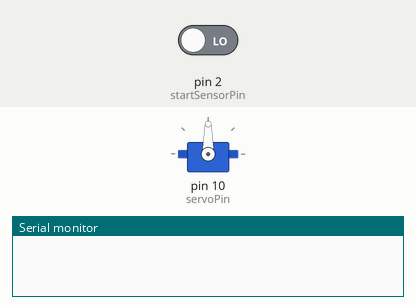
Bench run of a sketch on a simulated Arduino Uno, built with avr-gcc and run on an emulated ATmega328P. On the bench: servo, the last lines printed to the serial monitor. The test bench sets the inputs (shaded band); at power-on: pin 2 (startSensorPin) LOW.

Above: at 1.2 s.
1.3 s: pin 2 (startSensorPin) driven HIGH
At 2.0 s:
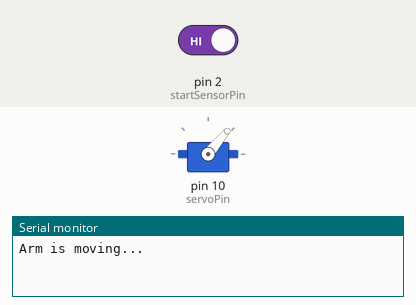
Timing chart, 0 to 11.8 s (numbered marks = the images above; inputs shaded):
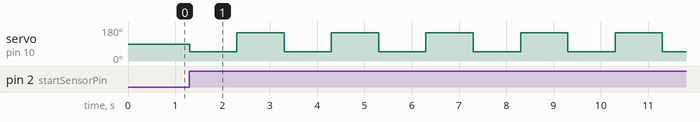

The sketch:

fcodearm.ino
```cpp
#include <Servo.h>  // Include the Servo library

const int startSensorPin = 2;    // Start sensor (touch to start movement)
const int servoPin = 10;          // Servo signal pin
const int startAngle = 50;       // Start angle for servo
const int endAngle = 150;        // End angle for servo
const int delayTime = 1000;      // Delay between movements in ms

Servo servoMotor;

int moveCount = 0;  // To track the number of movements (5 total)
bool movementStarted = false;  // Flag to check if movement has started

void setup() {
  pinMode(startSensorPin, INPUT);
  servoMotor.attach(servoPin);
  Serial.begin(9600);
}

void loop() {
  int startState = digitalRead(startSensorPin);

  // Start movement when the sensor is touched and we haven't moved 5 times yet
  if (startState == HIGH && moveCount < 5 && !movementStarted) {
    Serial.println("Arm is moving...");
    movementStarted = true;  // Mark that movement has started
    moveCount = 0;           // Reset moveCount when starting a new movement
    moveArm();               // Start moving the arm up to 5 times
  }

  // If 5 movements have been completed, stop the arm
  if (moveCount >= 5) {
    Serial.println("Arm movement completed.");
    servoMotor.write(startAngle);  // Return servo to start position
    delay(1000);  // Wait for 1 second
    movementStarted = false;  // Reset movement flag, ready for next trigger
  }

  delay(50);  // Small delay for stability
}

void moveArm() {
  // Move the arm 5 times back and forth
  while (moveCount < 5) {
    // Move the servo to the start position
    servoMotor.write(startAngle);
    delay(delayTime);  // Wait for the servo to reach the position

    // Move the servo to the end position
    servoMotor.write(endAngle);
    delay(delayTime);  // Wait for the servo to reach the position

    moveCount++;  // Increment the movement count after each movement
  }
}
```

Measured:
- after the input at 1.3 s, servo on pin 10 (servoPin): alternates 150° for 1.0 s and 50° for 1.0 s, starting at once
